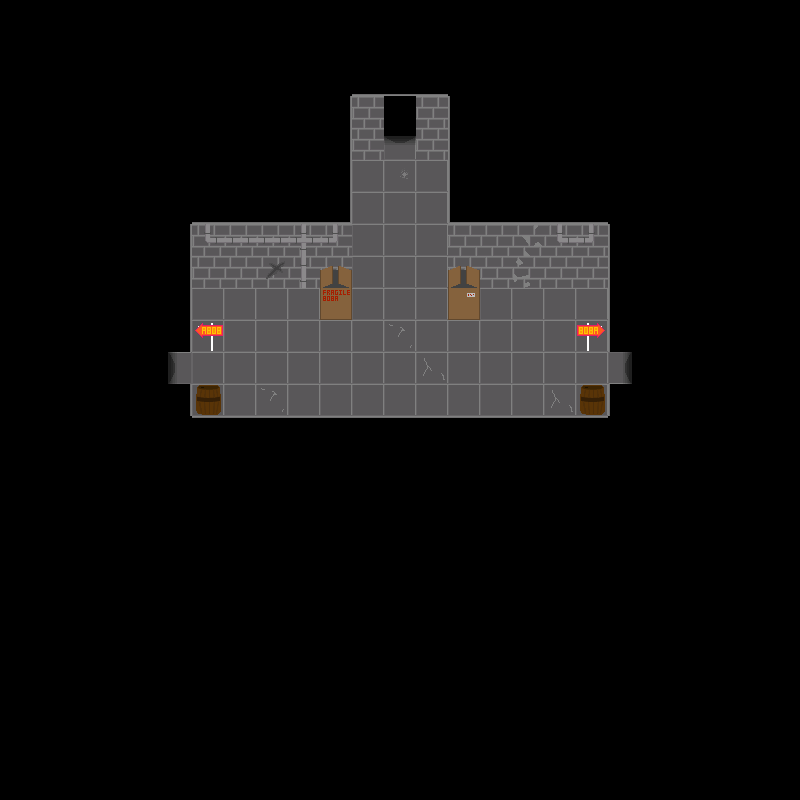

The image is a tile-based game level rendered from a .tmx file. Its description and source (layers, tilesets, objects; grid data summarised) follow:
An orthogonal 25x25 tile map with 32x32 px tiles, 5 tile layers (backgroundLayer, wallLayer, objectLayer, objectAboveLayer, ...), 2 tilesets and 3 objects.

<map version="1.2" tiledversion="1.2.3" orientation="orthogonal" renderorder="right-down" width="25" height="25" tilewidth="32" tileheight="32" infinite="0" nextlayerid="7" nextobjectid="4">
 <tileset firstgid="1" name="floor1tiles" tilewidth="32" tileheight="32" tilecount="81" columns="9">
  <image source="../../assets/Floor 1/Floors/f1spritesheet.png" width="288" height="288" />
  <tile id="21">
   <properties>
    <property name="door" value="down" />
   </properties>
  </tile>
  <tile id="22">
   <properties>
    <property name="door" value="left" />
   </properties>
  </tile>
  <tile id="23">
   <properties>
    <property name="door" value="right" />
   </properties>
  </tile>
  <tile id="24">
   <properties>
    <property name="door" value="up" />
   </properties>
  </tile>
 </tileset>
 <tileset firstgid="82" name="objects" tilewidth="32" tileheight="32" tilecount="20" columns="4">
  <image source="../../assets/Floor 1/Floors/objspritesheet.png" width="128" height="160" />
 </tileset>
 <layer id="3" name="backgroundLayer" width="25" height="25">
  <data>[625 cells, 625 non-empty, 8 distinct tile ids]</data>
 </layer>
 <layer id="1" name="wallLayer" width="25" height="25">
  <data>[625 cells, 79 non-empty, 16 distinct tile ids]</data>
 </layer>
 <layer id="4" name="objectLayer" width="25" height="25">
  <data>[625 cells, 7 non-empty, 5 distinct tile ids]</data>
 </layer>
 <layer id="5" name="objectAboveLayer" width="25" height="25">
  <data>[625 cells, 1 non-empty, 1 distinct tile ids]</data>
 </layer>
 <objectgroup id="6" name="doorLayer">
  <object id="1" gid="81" x="384" y="160" width="32" height="32">
   <properties>
    <property name="door" value="up" />
   </properties>
  </object>
  <object id="2" gid="81" x="608" y="384" width="32" height="32">
   <properties>
    <property name="door" value="right" />
   </properties>
  </object>
  <object id="3" gid="81" x="160" y="384" width="32" height="32">
   <properties>
    <property name="door" value="left" />
   </properties>
  </object>
 </objectgroup>
 <layer id="2" name="aboveLayer" width="25" height="25">
  <data>[625 cells, 0 non-empty, 0 distinct tile ids]</data>
 </layer>
</map>
